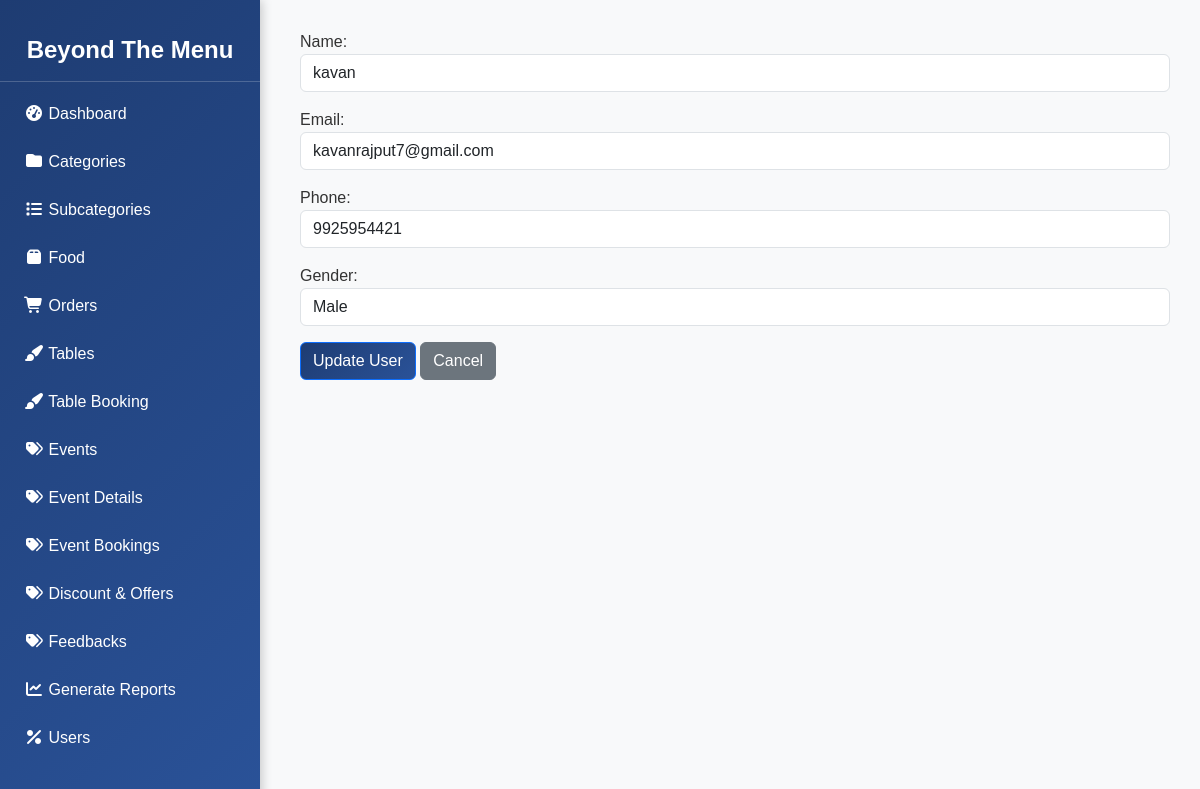
Page /adminhome/users/update/10/ (signed in) on the committed database.
### home/models.py (models this page shows, shortened)
class UserProfile(AbstractUser):
    username = None  # Remove username field
    name = models.CharField(max_length=100, unique=True)
    email = models.EmailField(unique=True)
    phone = models.CharField(max_length=15, blank=True, null=True)
    gender = models.CharField(
        max_length=10,
        choices=[("Male", "Male"), ("Female", "Female"), ("Other", "Other")],
        blank=True,
        null=True,
    )
    is_staff = models.BooleanField(default=False)  # Required for Django Admin
    is_superuser = models.BooleanField(default=False)  # Required for Django Admin
    is_admin = models.BooleanField(default=False)  # Custom admin flag
    USERNAME_FIELD = "email"  # ✅ Use email for authentication
    REQUIRED_FIELDS = ["name"]
    objects = UserProfileManager()  # Use custom manager

### admin_panel/views.py (the view)
# urls.py: path('users/update/<int:user_id>/', views.update_user, name='update_user'),
@login_required
def update_user(request, user_id):
    user = get_object_or_404(UserProfile, id=user_id)
    if request.method == "POST":
        form = UserProfileUpdateForm(request.POST, instance=user)
        if form.is_valid():
            form.save()
            messages.success(request, "User updated successfully!")
            return redirect('manage_users')
    else:
        form = UserProfileUpdateForm(instance=user)
    return render(request, 'admin/update_user.html', {'form': form, 'user': user})

### admin_panel/forms.py
class UserProfileUpdateForm(UserChangeForm):
    password = None  # Exclude password field
    class Meta:
        model = UserProfile
        fields = ['name', 'email', 'phone', 'gender']
    def __init__(self, *args, **kwargs):
        super(UserProfileUpdateForm, self).__init__(*args, **kwargs)
        self.fields['name'].widget.attrs.update({'class': 'form-control', 'placeholder': 'Enter full name'})
        self.fields['email'].widget.attrs.update({'class': 'form-control', 'placeholder': 'Enter email'})
        self.fields['phone'].widget.attrs.update({'class': 'form-control', 'placeholder': 'Enter phone number'})
        self.fields['gender'].widget.attrs.update({'class': 'form-control'})

### home/context_processors.py (called while the page is built)
def cart_count(request):
    if request.user.is_authenticated:
        count = Cart.objects.filter(user=request.user).aggregate(total_items=Sum('quantity'))['total_items'] or 0
    else:
        count = 0
    return {"cart_count":count}

### templates/admin/update_user.html (shortened to what this page needs)
{% extends "admin/base_admin.html" %}
{% block content %}
    <form method="post">
        <div class="form-group">
            {{ form.as_p }}
        </div>
        <button type="submit" class="btn btn-primary" style="background: linear-gradient(135deg, #1e3c72, #2a5298);">Update User</button>
        <a href="{% url 'manage_users' %}" class="btn btn-secondary">Cancel</a>
    </form>
{% endblock %}

### templates/admin/base_admin.html (style rules this page uses)
body { font-family: "Poppins", sans-serif; background-color: #f8f9fa; color: #333; }

### rows in the picture
UserProfile: name "kavan", email "kavanrajput7@gmail.com", phone "9925954421", gender "Male"
